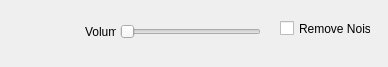
<?xml version="1.0" encoding="UTF-8"?>
<ui version="4.0">
 <class>MainWindow</class>
 <widget class="QMainWindow" name="MainWindow">
  <property name="geometry">
   <rect>
    <x>0</x>
    <y>0</y>
    <width>388</width>
    <height>67</height>
   </rect>
  </property>
  <property name="windowTitle">
   <string>My Audio</string>
  </property>
  <widget class="QWidget" name="centralWidget">
   <widget class="QSlider" name="horizontalSlider">
    <property name="geometry">
     <rect>
      <x>120</x>
      <y>22</y>
      <width>141</width>
      <height>20</height>
     </rect>
    </property>
    <property name="orientation">
     <enum>Qt::Horizontal</enum>
    </property>
   </widget>
   <widget class="QCheckBox" name="chkRemoveNoise">
    <property name="geometry">
     <rect>
      <x>280</x>
      <y>20</y>
      <width>91</width>
      <height>17</height>
     </rect>
    </property>
    <property name="text">
     <string>Remove Noise </string>
    </property>
   </widget>
   <widget class="QLabel" name="label">
    <property name="geometry">
     <rect>
      <x>85</x>
      <y>22</y>
      <width>31</width>
      <height>20</height>
     </rect>
    </property>
    <property name="text">
     <string>Volume</string>
    </property>
   </widget>
  </widget>
 </widget>
 <layoutdefault spacing="6" margin="11"/>
 <resources/>
 <connections/>
</ui>
